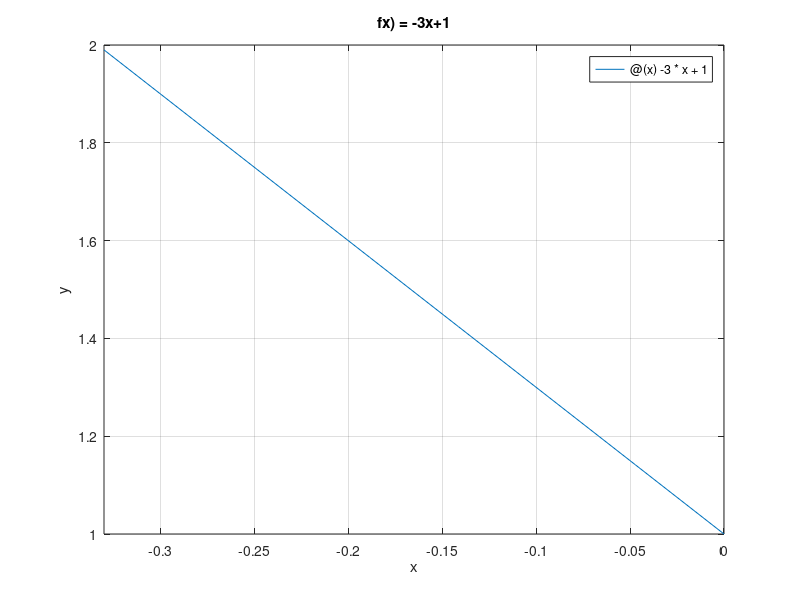

Write MATLAB code to recreate this figure.
clc
%Funcion Polinomial Polinomial, Grado 1
f=@(x)-3*x+1;
%Grafica de la funcion intervalo x: [-1/3,0]:
fplot(f,[-0.33,0]);
grid on;
title("fx) = -3x+1");
xlabel("x");
ylabel("y");
%Encontrar los ceros de la funcion:
%Coeficientes de la funcion f(x):
P=[-3 1];
r=roots(P);
disp("Los ceros de la funcion f(x) son: ")
disp(r);